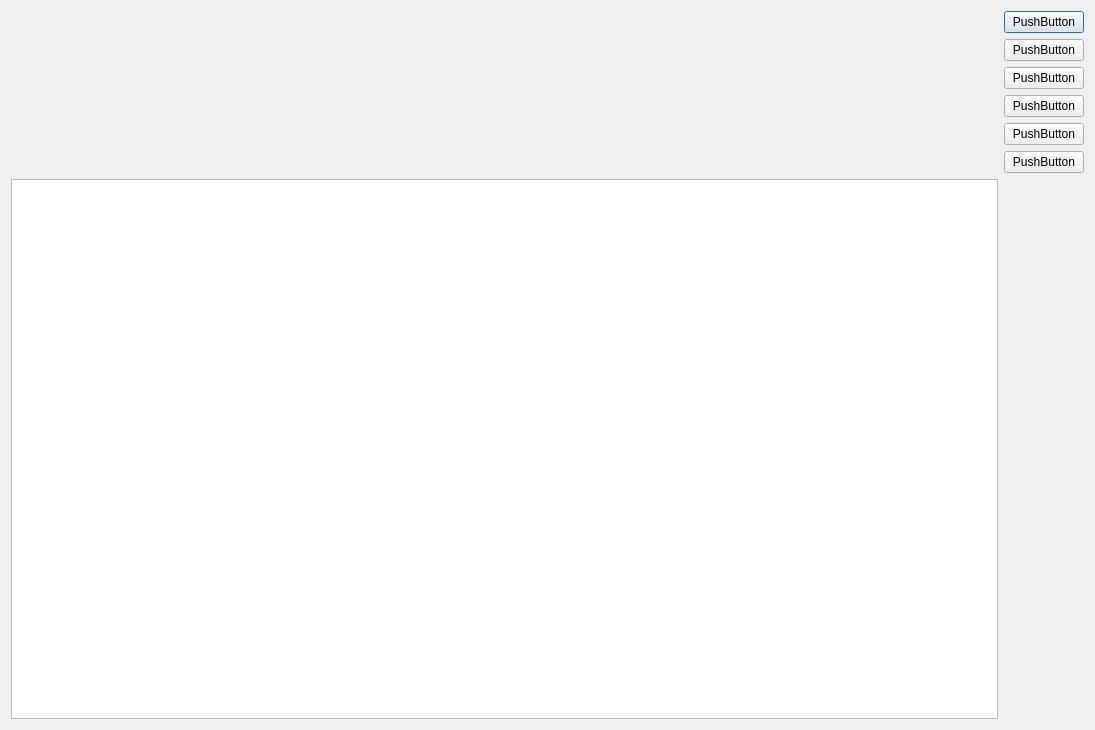
<?xml version="1.0" encoding="UTF-8"?>
<ui version="4.0">
 <class>Dialog</class>
 <widget class="QDialog" name="Dialog">
  <property name="geometry">
   <rect>
    <x>0</x>
    <y>0</y>
    <width>1095</width>
    <height>730</height>
   </rect>
  </property>
  <property name="windowTitle">
   <string>Dialog</string>
  </property>
  <layout class="QGridLayout" name="gridLayout">
   <item row="0" column="0">
    <widget class="QVTKWidget" name="qvtkWidget" native="true"/>
   </item>
   <item row="0" column="1">
    <layout class="QVBoxLayout" name="verticalLayout">
     <item>
      <widget class="QPushButton" name="pushButton">
       <property name="text">
        <string>PushButton</string>
       </property>
      </widget>
     </item>
     <item>
      <widget class="QPushButton" name="pushButton_2">
       <property name="text">
        <string>PushButton</string>
       </property>
      </widget>
     </item>
     <item>
      <widget class="QPushButton" name="pushButton_3">
       <property name="text">
        <string>PushButton</string>
       </property>
      </widget>
     </item>
     <item>
      <widget class="QPushButton" name="pushButton_4">
       <property name="text">
        <string>PushButton</string>
       </property>
      </widget>
     </item>
     <item>
      <widget class="QPushButton" name="pushButton_5">
       <property name="text">
        <string>PushButton</string>
       </property>
      </widget>
     </item>
     <item>
      <widget class="QPushButton" name="pushButton_6">
       <property name="text">
        <string>PushButton</string>
       </property>
      </widget>
     </item>
    </layout>
   </item>
   <item row="1" column="0">
    <widget class="QTextEdit" name="textEdit"/>
   </item>
  </layout>
 </widget>
 <customwidgets>
  <customwidget>
   <class>QVTKWidget</class>
   <extends>QWidget</extends>
   <header location="global">QVTKWidget.h</header>
  </customwidget>
 </customwidgets>
 <resources/>
 <connections/>
</ui>
